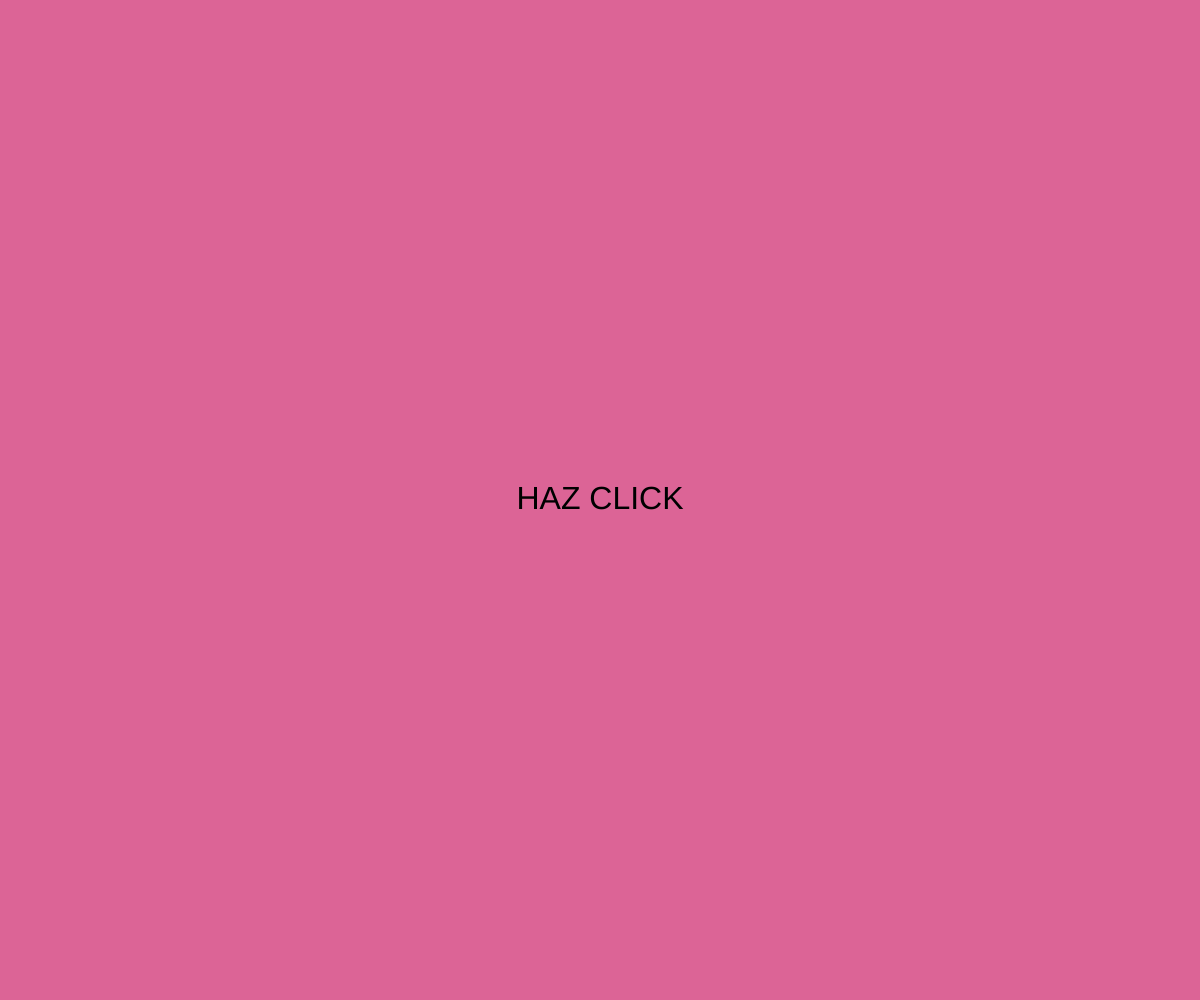
Frame 1 (no input)
Frame 60 (no input): identical to frame 1, image omitted
Frame 120 (the mouse pressed at the canvas centre since frame 60): identical to frame 1, image omitted

The p5.js sketch that drew this single still picture (run headless with seeded random() and noise() and a simulated clock; from frame 60 on, the mouse is pressed at the canvas centre):

// p5.js sketch
// ── sketch.js
let circulos = [];
let velocidad = 2;
let direccion = 1;

function setup() {
  createCanvas(windowWidth, windowHeight);
}

function draw() {
  background(220,100, 150);

  // Agregar el texto "Haz clic" en el fondo
  textSize(32);
  fill(0);
  textAlign(CENTER, CENTER);
  text("HAZ CLICK", width / 2, height / 2);

  // Dibuja y actualiza los círculos existentes
  for (let i = 0; i < circulos.length; i++) {
    let circulo = circulos[i];
    ellipse(circulo.x, circulo.y, 60, 50);
    circulo.x += velocidad * circulo.direccion;

    // Restringe el movimiento dentro de la pantalla
    if (circulo.x > width || circulo.x < 3) {
      circulo.direccion *= -1; // Cambia la dirección al llegar a los bordes
    }
  }
}

function mouseClicked() {
  // Crea un nuevo círculo en una posición aleatoria
  let nuevoCirculo = {
    x: random(width),
    y: random(height),
    direccion: direccion, // Utiliza la dirección actual
  };
  circulos.push(nuevoCirculo);

  // Cambia la dirección global para los próximos círculos
  direccion *= 1;
}

// ── style.css
html, body {
  margin: 0;
  padding: 0;
}
canvas {
  display: block;

}
@media (max-width: 768px) {
  /* Estilos para pantallas más pequeñas (móviles) */
}
